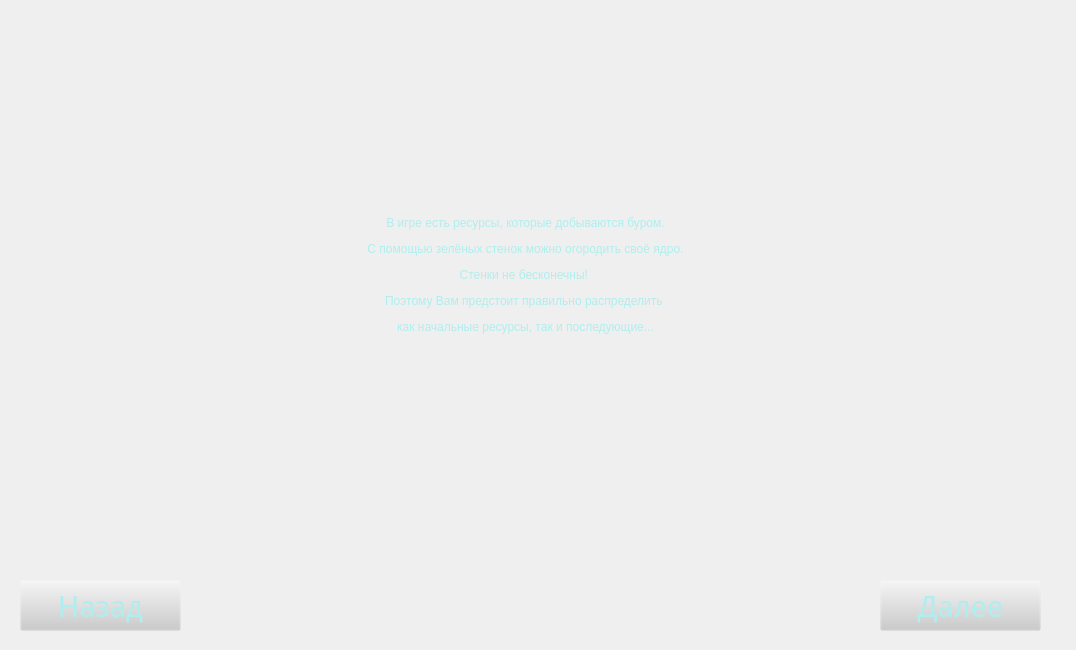
<?xml version="1.0" encoding="UTF-8"?>
<ui version="4.0">
 <class>Form</class>
 <widget class="QWidget" name="Form">
  <property name="geometry">
   <rect>
    <x>0</x>
    <y>0</y>
    <width>1076</width>
    <height>650</height>
   </rect>
  </property>
  <property name="windowTitle">
   <string>Form</string>
  </property>
  <widget class="QPushButton" name="back_button">
   <property name="geometry">
    <rect>
     <x>20</x>
     <y>580</y>
     <width>161</width>
     <height>51</height>
    </rect>
   </property>
   <property name="font">
    <font>
     <family>Berlin Sans FB</family>
     <pointsize>22</pointsize>
     <weight>50</weight>
     <italic>false</italic>
     <bold>false</bold>
    </font>
   </property>
   <property name="styleSheet">
    <string notr="true">font: 22pt &quot;Berlin Sans FB&quot;; color: rgb(175,238,238);
background-color: rgb(204, 204, 204, 0);</string>
   </property>
   <property name="text">
    <string>Назад</string>
   </property>
  </widget>
  <widget class="QPushButton" name="next_btn">
   <property name="geometry">
    <rect>
     <x>880</x>
     <y>580</y>
     <width>161</width>
     <height>51</height>
    </rect>
   </property>
   <property name="font">
    <font>
     <family>Berlin Sans FB</family>
     <pointsize>22</pointsize>
     <weight>50</weight>
     <italic>false</italic>
     <bold>false</bold>
    </font>
   </property>
   <property name="styleSheet">
    <string notr="true">font: 22pt &quot;Berlin Sans FB&quot;; color: rgb(175,238,238);
background-color: rgb(204, 204, 204, 0);</string>
   </property>
   <property name="text">
    <string>Далее</string>
   </property>
  </widget>
  <widget class="QLabel" name="label_2">
   <property name="geometry">
    <rect>
     <x>0</x>
     <y>0</y>
     <width>1051</width>
     <height>551</height>
    </rect>
   </property>
   <property name="styleSheet">
    <string notr="true">font: 22pt &quot;Berlin Sans FB&quot;; color: rgb(175,238,238);
background-color: rgb(204, 204, 204, 0);</string>
   </property>
   <property name="text">
    <string>&lt;html&gt;&lt;head/&gt;&lt;body&gt;&lt;p align=&quot;center&quot;&gt;В игре есть ресурсы, которые добываются буром.&lt;/p&gt;&lt;p align=&quot;center&quot;&gt;С помощью зелёных стенок можно огородить своё ядро.&lt;/p&gt;&lt;p align=&quot;center&quot;&gt;Стенки не бесконечны! &lt;/p&gt;&lt;p align=&quot;center&quot;&gt;Поэтому Вам предстоит правильно распределить &lt;/p&gt;&lt;p align=&quot;center&quot;&gt;как начальные ресурсы, так и последующие...&lt;/p&gt;&lt;/body&gt;&lt;/html&gt;</string>
   </property>
  </widget>
 </widget>
 <resources/>
 <connections/>
</ui>
